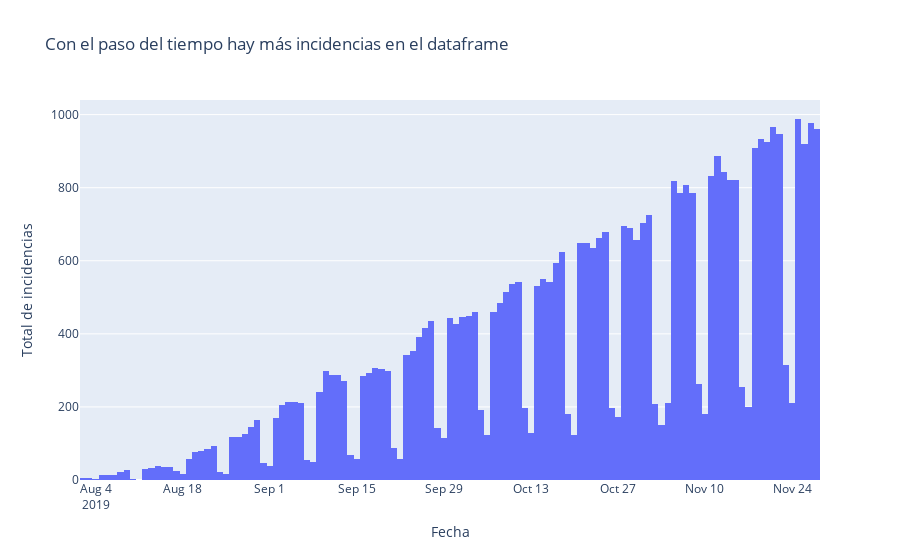

This figure's notebook cell:
### Markdown cell above
Ya realicé los cambios, sin embargo descubrí que la información que tenemos no es equitativa para cada mes, esto apunta a que el número de operadores ha ido aumentando con el paso de los meses por lo cual tendré que separar por meses la información y entregar reportes mensuales en vez de basarme en todo el histórico de inicidencias, tendré que mostrar en cada mes cuales fueron los operadores con peor rendimiento.

### Code cell
# Distribución de incidencias según la fecha
fig = px.histogram(
    data, x='date', title='Con el paso del tiempo hay más incidencias en el dataframe',
    labels={'date': 'Fecha'}
)

fig.update_layout(
    yaxis_title='Total de incidencias'
)

fig.show()

### Figure 1 — Plotly figure (JSON) as saved in the notebook; plotly's stock layout.template omitted (floating-point values rounded to 4 significant figures; data arrays with more than 128 entries replaced by an {"elided": "..."} marker saying what was removed)
{"data": [{"alignmentgroup": "True", "bingroup": "x", "hovertemplate": "Fecha=%{x}<br>count=%{y}<extra></extra>", "legendgroup": "", "marker": {"color": "#636efa", "pattern": {"shape": ""}}, "name": "", "offsetgroup": "", "orientation": "v", "showlegend": false, "type": "histogram", "x": {"elided": "41546 str values"}, "xaxis": "x", "yaxis": "y"}], "layout": {"barmode": "relative", "legend": {"tracegroupgap": 0}, "title": {"text": "Con el paso del tiempo hay más incidencias en el dataframe"}, "xaxis": {"anchor": "y", "domain": [0, 1], "title": {"text": "Fecha"}}, "yaxis": {"anchor": "x", "domain": [0, 1], "title": {"text": "Total de incidencias"}}}}
